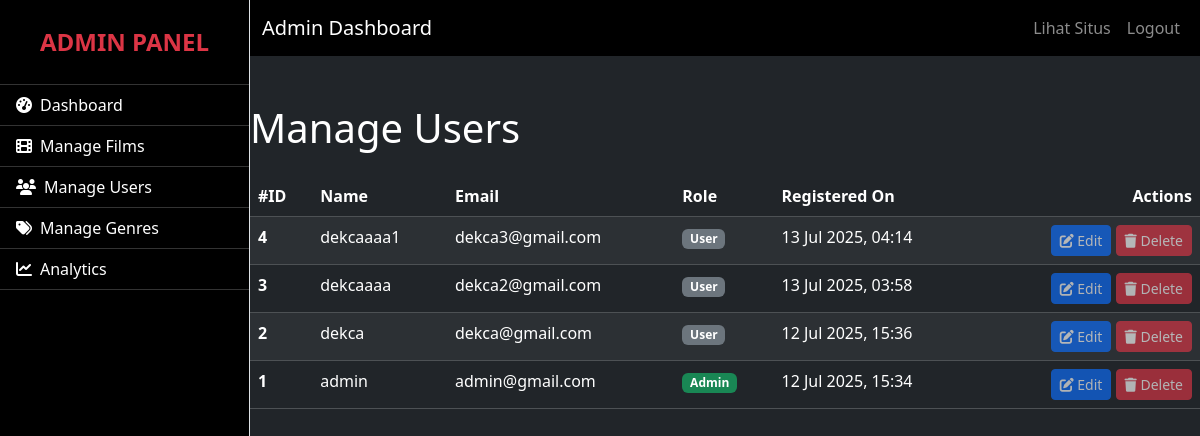
/admin/manage_users.php (signed in), run on the app's committed database.
### tables this page shows
CREATE TABLE `users` (
  `id` int(11) NOT NULL,
  `nama` varchar(255) NOT NULL,
  `email` varchar(255) NOT NULL,
  `password` varchar(255) NOT NULL,
  `role` enum('user','admin') NOT NULL DEFAULT 'user',
  `profile_picture` varchar(255) DEFAULT NULL,
  `waktu_pembuatan` timestamp NOT NULL DEFAULT current_timestamp()
);

### admin/manage_users.php (the view, shortened to what this page needs)
<?php
include 'templates/header.php';
require_once '../config/database.php';
$result = $connect->query("SELECT id, nama, email, role, waktu_pembuatan FROM users ORDER BY waktu_pembuatan DESC");
?>
<h1 class="mb-4">Manage Users</h1>
<div class="table-responsive">
    <table class="table table-dark table-striped table-hover">
        <thead>
            <tr>
                <th scope="col">#ID</th>
                <th scope="col">Name</th>
                <th scope="col">Email</th>
                <th scope="col">Role</th>
                <th scope="col">Registered On</th>
                <th scope="col" class="text-end">Actions</th>
            </tr>
        </thead>
        <tbody>
            <?php if ($result->num_rows > 0): ?>
                <?php while ($user = $result->fetch_assoc()): ?>
                    <tr>
                        <th scope="row"><?= $user['id'] ?></th>
                        <td><?= htmlspecialchars($user['nama']) ?></td>
                        <td><?= htmlspecialchars($user['email']) ?></td>
                        <td>
                            <?php if ($user['role'] === 'admin'): ?>
                                <span class="badge bg-success">Admin</span>
                            <?php else: ?>
                                <span class="badge bg-secondary">User</span>
                            <?php endif; ?>
                        </td>
                        <td><?= date('d M Y, H:i', strtotime($user['waktu_pembuatan'])) ?></td>
                        <td class="text-end">
                            <button class="btn btn-primary btn-sm" disabled><i class="fas fa-edit"></i> Edit</button>
                            <button class="btn btn-danger btn-sm" disabled><i class="fas fa-trash"></i> Delete</button>
                        </td>
                    </tr>
                <?php endwhile; ?>
            <?php else: ?>
                <tr>
                    <td colspan="6" class="text-center text-secondary">No users found.</td>
                </tr>
            <?php endif; ?>
        </tbody>
    </table>
</div>
<?php include 'templates/footer.php'; ?>

### admin/templates/header.php (shortened to what this page needs)
<!DOCTYPE html>
<html lang="en">
<head>
    <link href="https://cdn.jsdelivr.net/npm/bootstrap@5.3.3/dist/css/bootstrap.min.css" rel="stylesheet">
    <link rel="stylesheet" href="https://cdnjs.cloudflare.com/ajax/libs/font-awesome/6.5.2/css/all.min.css">
    <link rel="stylesheet" href="../assets/css/admin.css">
</head>
<body class="bg-dark text-white">
<div class="d-flex" id="wrapper">
    <?php include 'sidebar.php'; ?>
    <div id="page-content-wrapper">
        <nav class="navbar navbar-expand-lg navbar-dark bg-black">
            <div class="container-fluid">
                <a class="navbar-brand" href="#">Admin Dashboard</a>
                <div class="collapse navbar-collapse">
                    <ul class="navbar-nav ms-auto">
                        <li class="nav-item">
                            <a href="/" target="_blank" class="nav-link">Lihat Situs</a>
                        </li>
                        <li class="nav-item">
                            <a href="/auth/logout.php" class="nav-link">Logout</a>
                        </li>
                    </ul>
                </div>
            </div>
        </nav>
        <div class="container-fluid p-4"></div>

### admin/templates/sidebar.php
<div class="bg-black border-end" id="sidebar-wrapper">
    <div class="sidebar-heading text-center py-4 text-danger fw-bold fs-4">ADMIN PANEL</div>
    <div class="list-group list-group-flush">
        <a href="index.php" class="list-group-item list-group-item-action bg-black text-white">
            <i class="fas fa-tachometer-alt me-2"></i>Dashboard
        </a>
        <a href="manage_films.php" class="list-group-item list-group-item-action bg-black text-white">
            <i class="fas fa-film me-2"></i>Manage Films
        </a>
        <a href="manage_users.php" class="list-group-item list-group-item-action bg-black text-white">
            <i class="fas fa-users me-2"></i>Manage Users
        </a>
        <a href="manage_genres.php" class="list-group-item list-group-item-action bg-black text-white">
            <i class="fas fa-tags me-2"></i>Manage Genres
        </a>
        <a href="analytics.php" class="list-group-item list-group-item-action bg-black text-white">
            <i class="fas fa-chart-line me-2"></i>Analytics
        </a>
    </div>
</div>

### admin/templates/footer.php
</div> </div> </div> <script src="https://cdn.jsdelivr.net/npm/bootstrap@5.3.3/dist/js/bootstrap.bundle.min.js"></script>
</body>
</html>

### assets/css/admin.css (style rules this page uses)
#wrapper { display: flex; }
#sidebar-wrapper { min-height: 100vh; width: 250px; transition: margin .25s ease-out; }
#page-content-wrapper { flex: 1; }
.list-group-item { border: none !important; border-top: 1px solid #333 !important; }
.list-group-item:last-child { border-bottom: 1px solid #333 !important; }
html, body { width: 100%; overflow-x: hidden; }
#sidebar-wrapper { position: fixed; top: 0; left: 0; height: 100vh; }
#page-content-wrapper { margin-left: 250px; }

### data on the page
users: id "4", nama "dekcaaaa1", email "dekca3@gmail.com", role "User", waktu_pembuatan "13 Jul 2025, 04:14"
users: id "3", nama "dekcaaaa", email "dekca2@gmail.com", role "User", waktu_pembuatan "13 Jul 2025, 03:58"
users: id "2", nama "dekca", email "dekca@gmail.com", role "User", waktu_pembuatan "12 Jul 2025, 15:36"
users: id "1", nama "admin", email "admin@gmail.com", role "Admin", waktu_pembuatan "12 Jul 2025, 15:34"
